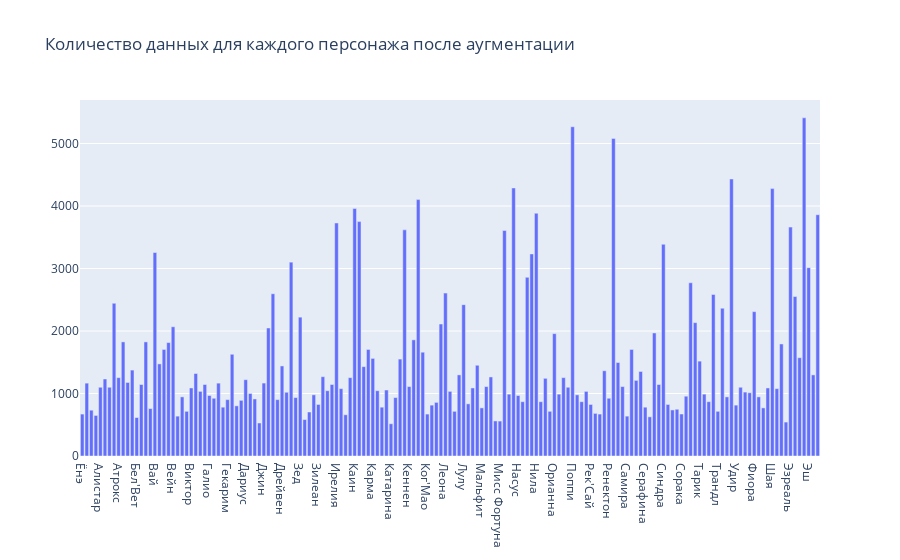

The notebook cell saved with this chart:
### Code cell
images_df = pd.Series(champs_counter_augmented.values(), index=champs_counter_augmented.keys())
images_df.sort_values(ascending=False)
fig = go.Figure()
fig.add_traces(go.Bar(x=images_df.index, y=images_df.values))
fig.update_layout(title="Количество данных для каждого персонажа после аугментации")
fig.show()

### Figure 1 — Plotly figure (JSON) as saved in the notebook; plotly's stock layout.template omitted (floating-point values rounded to 4 significant figures; data arrays with more than 128 entries replaced by an {"elided": "..."} marker saying what was removed)
{"data": [{"type": "bar", "x": {"elided": "163 str values"}, "y": {"elided": "163 int values"}}], "layout": {"title": {"text": "Количество данных для каждого персонажа после аугментации"}}}
